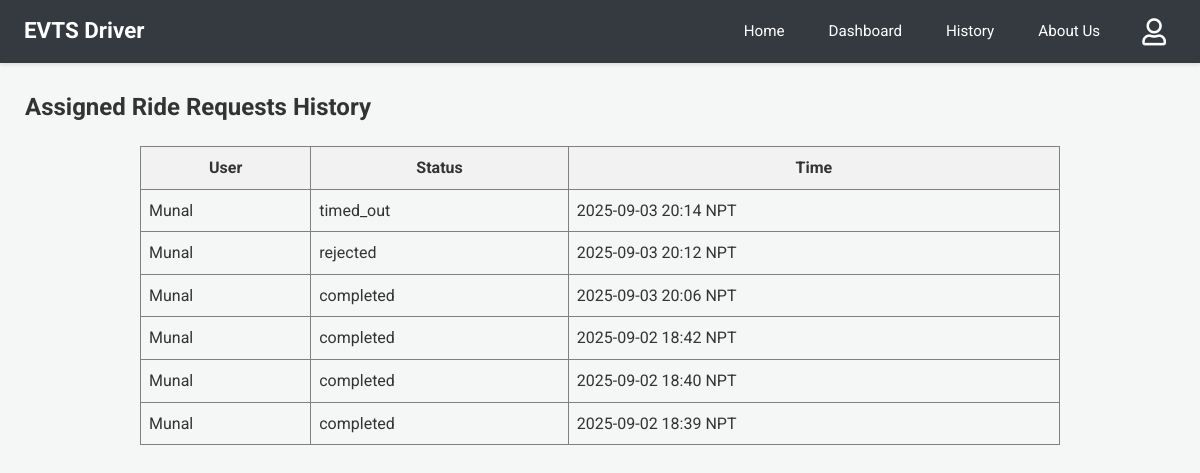
The page /driver-history (signed in) on the database as committed earlier.
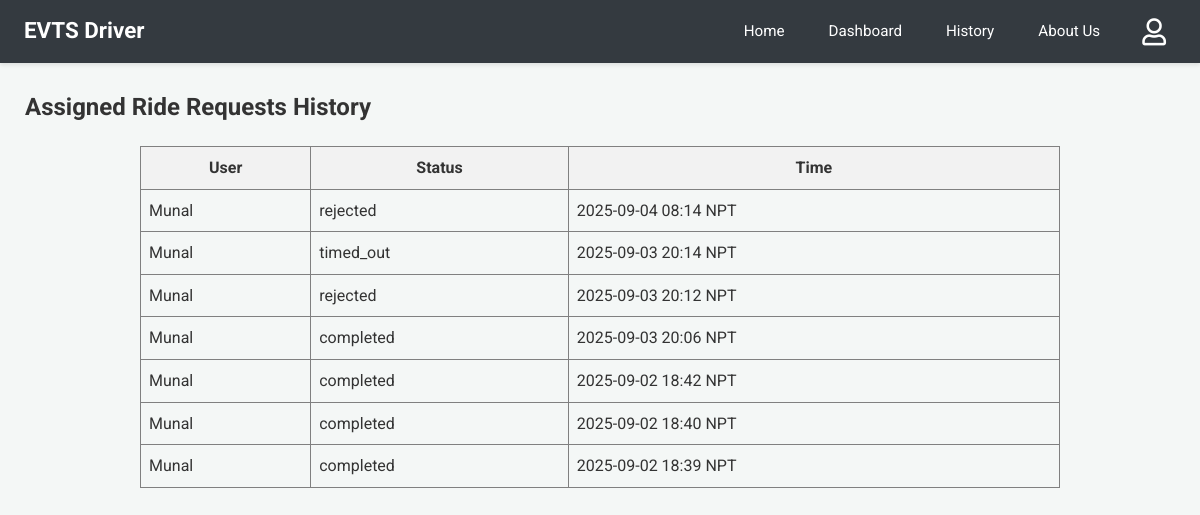
The same page on the database as committed later.
### app.py (models this page shows)
class User(db.Model):
    email = db.Column(db.String(120), primary_key=True)
    name = db.Column(db.String(100))
    phone = db.Column(db.String(15))
    password = db.Column(db.String(256)) # Increased length for hash
    latitude = db.Column(db.Float, nullable=True)
    longitude = db.Column(db.Float, nullable=True)

class RideRequest(db.Model):
    __tablename__ = 'ride_request'
    id = db.Column(db.Integer, primary_key=True)
    user_email = db.Column(db.String(100), nullable=False)
    driver_email = db.Column(db.String(100), nullable=False)
    user_latitude_at_request = db.Column(db.Float, nullable=True)
    user_longitude_at_request = db.Column(db.Float, nullable=True)
    timestamp = db.Column(db.DateTime, default=lambda: datetime.now(timezone.utc))
    status = db.Column(db.String(20), default='Pending')

### app.py (the view)
@app.route('/driver-history')
@login_required_driver
def driver_history():
    reqs_db = RideRequest.query.filter_by(driver_email=session['driver']).order_by(RideRequest.timestamp.desc()).all()
    s_reqs = [{'user_name': (User.query.get(r.user_email).name or r.user_email if User.query.get(r.user_email) else "N/A"),
               'status': r.status, 'timestamp': format_datetime_npt(r.timestamp)} for r in reqs_db]
    response = make_response(render_template('driver_history.html', requests=s_reqs))
    return add_no_cache_to_response(response)

### app.py (called while the page is built)
def format_datetime_npt(dt_utc):
    if dt_utc is None: return "N/A"
    if dt_utc.tzinfo is None or dt_utc.tzinfo.utcoffset(dt_utc) is None:
        dt_utc = dt_utc.replace(tzinfo=timezone.utc)
    else:
        dt_utc = dt_utc.astimezone(timezone.utc)
    dt_npt = dt_utc.astimezone(NPT)
    return dt_npt.strftime('%Y-%m-%d %H:%M NPT')

def login_required_driver(f):
    @wraps(f)
    def decorated_function(*args, **kwargs):
        if 'driver' not in session:
            return redirect(url_for('login', next=request.url))
        return f(*args, **kwargs)
    return decorated_function

def add_no_cache_to_response(response):
    response.headers["Cache-Control"] = "no-cache, no-store, must-revalidate, public, max-age=0"
    response.headers["Pragma"] = "no-cache"
    response.headers["Expires"] = "0"
    return response

### templates/driver_history.html
{% extends 'driver_base.html' %}
{% block content %}
<h2>Assigned Ride Requests History</h2>
{% if requests %}
<table border="1" cellpadding="8" cellspacing="0" style="border-collapse: collapse; width: 80%; margin: 20px auto;">
  <thead>
    <tr style="background-color: #f2f2f2;">
      <th>User</th>
      <th>Status</th>
      <th>Time</th>
    </tr>
  </thead>
  <tbody>
  {% for req in requests %}
  <tr>
    <td>{{ req.user_name }}</td>
    <td>{{ req.status }}</td>
    <td>{{ req.timestamp }}</td>
  </tr>
  {% endfor %}
  </tbody>
</table>
{% else %}
<p>You have no assigned ride request history.</p>
{% endif %}
{% endblock %}

Rows that differ between the two databases and show on the page:
added RideRequest: status "rejected"
Other text that changed with them:
new list line: "Munal"
new list line: "2025-09-04 08:14 NPT"
